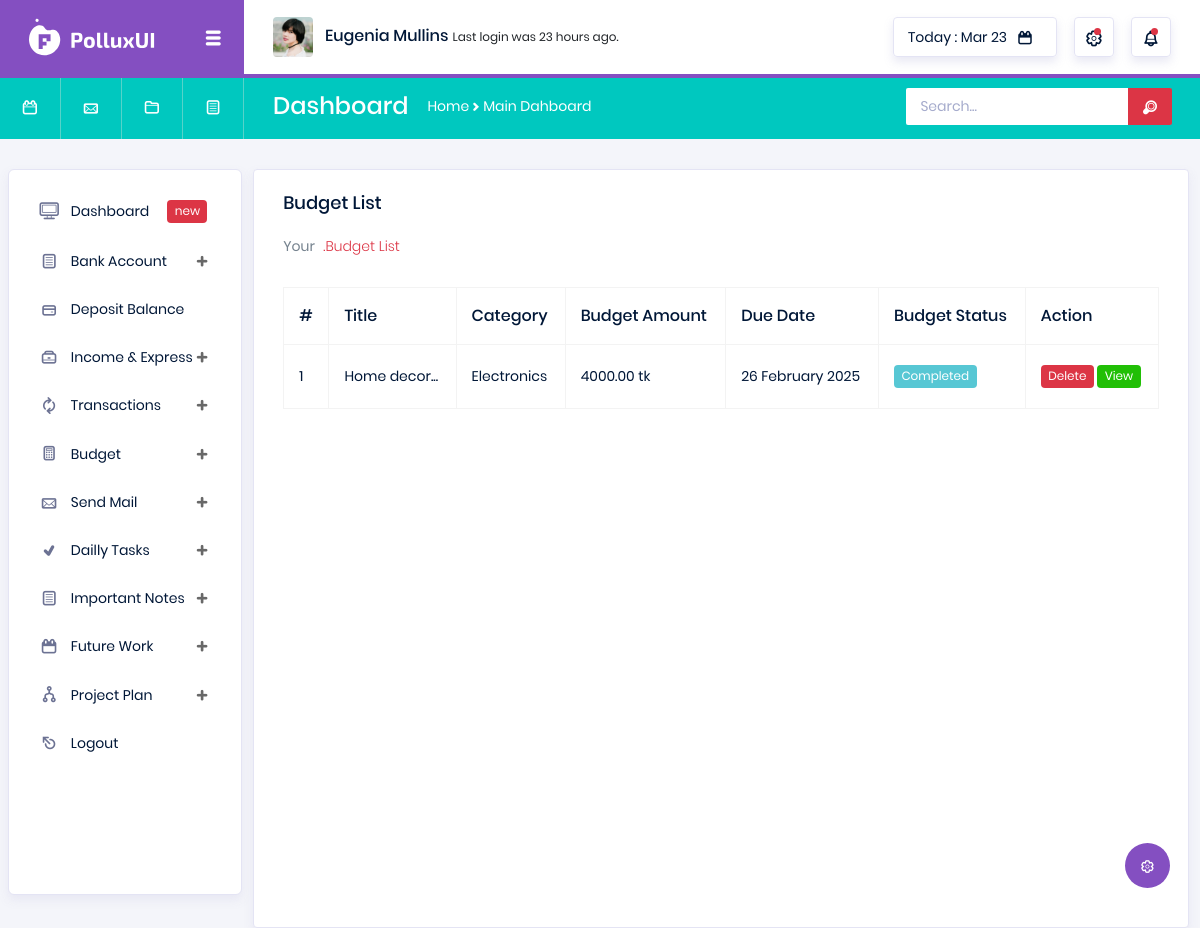
The app's page /view-budget-list/ (signed in), older data.
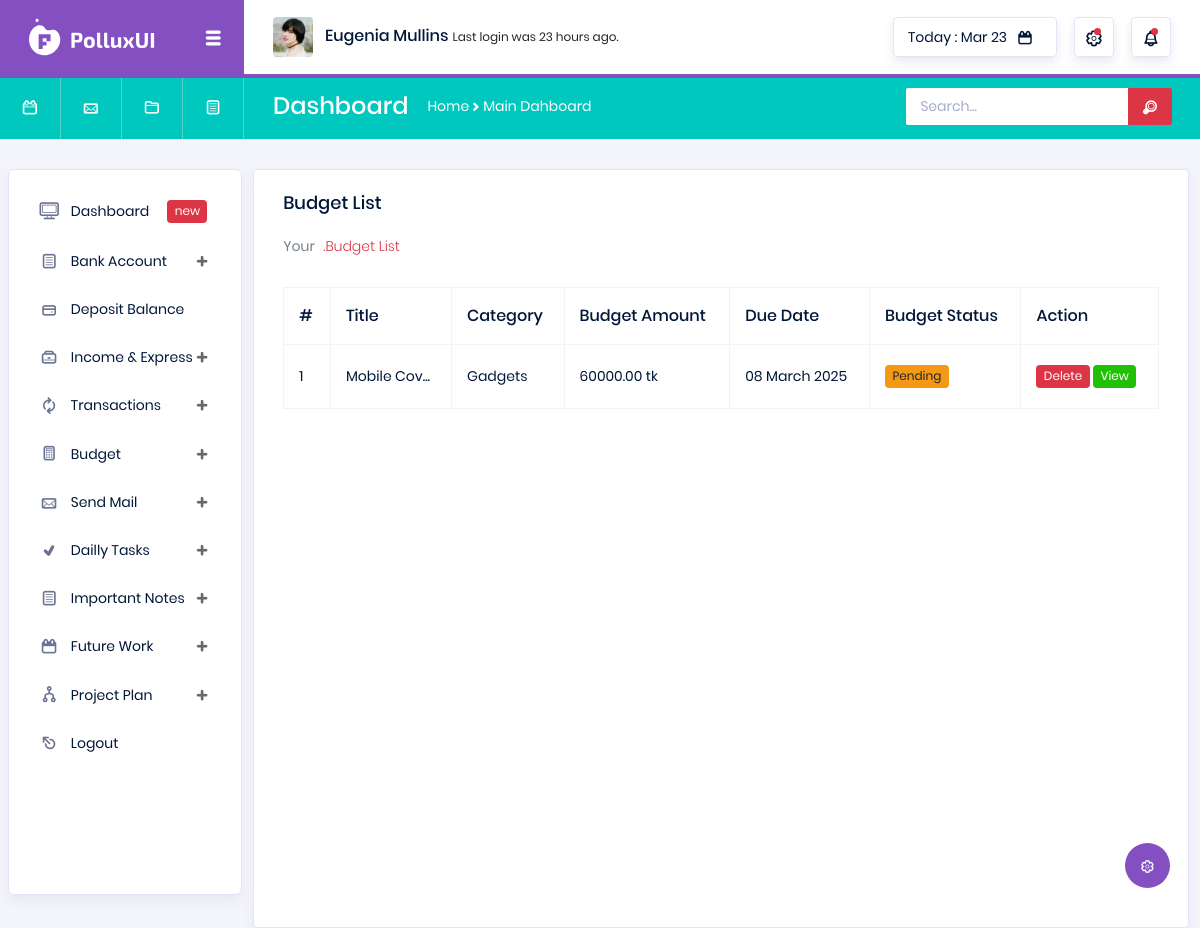
The same page, newer data.
### utils/models.py (models this page shows, shortened)
class Budget(models.Model):
    user = models.ForeignKey(User, on_delete=models.CASCADE)
    title = models.CharField(max_length=255)
    category = models.ForeignKey(BudgetCategory, on_delete=models.CASCADE)
    amount = models.DecimalField(max_digits=10, decimal_places=2)
    due_date = models.DateField()
    is_completed = models.BooleanField(default=False)
    created_at = models.DateTimeField(auto_now_add=True)

class BudgetCategory(models.Model):
    user = models.ForeignKey(User, on_delete=models.CASCADE)
    cat_name = models.CharField(max_length=160)
    create_at = models.DateTimeField(auto_now_add=True)

### utils/views.py (the view)
# urls.py: path('view-budget-list/', views.view_budget, name='view_budget'),
@login_required
def view_budget(request):
    user = request.user
    try:
        budgets = Budget.objects.filter(user=user)
    except Exception as e:
        messages.warning(request, 'something wrong!')
        return redirect('utils:view_budget')
    return render(request, 'utils/budget_list.html', context={'budgets':budgets})

### templates/utils/budget_list.html (shortened to what this page needs)
{% extends 'base.html' %}
{% load static %}
{% block body %}
<div class="col-lg-12 grid-margin stretch-card">
  <div class="card">
    <div class="card-body">
      <h4 class="card-title">Budget List</h4>
      <p class="card-description">
        Your <code>.Budget List</code>
      </p>
      <div class="table-responsive pt-3">
        <table class="table table-bordered">
          <thead>
            <tr>
              <th>
                #
              </th>
              <th>
                Title
              </th>
              <th>
                Category
              </th>
              <th>
                Budget Amount
              </th>
              <th>
                Due Date
              </th>
              <th>
                Budget Status
              </th>
              <th>
                Action
              </th>
            </tr>
          </thead>
          <tbody>
            {% for budget in budgets %}
            <tr>
              <td>
                {{forloop.counter}}
              </td>
              <td>
                {{budget.title|slice:10}}...
              </td>
              <td>
                {{budget.category.cat_name}}
              </td>
              <td>
                {{budget.amount}} tk
              </td>
              <td>
                {{budget.due_date|date:"d F Y"}}
              </td>
              <td>
                {% if budget.is_completed %}
                <span class="badge" style="background-color: #57c7d4; color: white;">Completed</span>
                {% else %}
                <span class="badge badge-warning">Pending</span>
                {% endif %}
              </td>
              <td>
                <span class="badge badge-danger" style="cursor: pointer" onclick="deleteConfirmation({{budget.id}}, 'budget')" data-toggle="modal" data-target="#exampleModal">Delete</span>
                <a href="" class="badge badge-success" data-toggle="modal"
                  data-target="#exampleModalCenter{{ budget.id }}">View</a>
              </td>
            </tr>
            {% endfor %}
          </tbody>
        </table>
      </div>
    </div>
  </div>
</div>
{% endblock %}

### templates/base.html (shortened to what this page needs)
<!DOCTYPE html>
{% load static %}
<html lang="en">
<head>
  <link rel="stylesheet" href="{% static 'vendors/typicons/typicons.css' %}">
  <link rel="stylesheet" href="{% static 'vendors/css/vendor.bundle.base.css' %}">
  <link rel="stylesheet" href="{% static 'css/vertical-layout-light/style.css' %}">
</head>
<body>
  <div class="container-scroller">
    {% include 'shared/navbar.html' %}
    {% include 'shared/header.html' %}
    <div class="container-fluid page-body-wrapper">
      <div class="theme-setting-wrapper">
        <div id="settings-trigger"><i class="typcn typcn-cog-outline"></i></div>
      </div>
      {% include 'shared/sidebar.html' %}
      <div class="main-panel">
        {% block body %}
        {% endblock %}
      </div>
    </div>
  </div>
</body>
</html>

### templates/shared/navbar.html (shortened to what this page needs)
{% load static %}
<nav class="navbar col-lg-12 col-12 p-0 fixed-top d-flex flex-row">
    <div class="navbar-brand-wrapper d-flex justify-content-center">
      <div class="navbar-brand-inner-wrapper d-flex justify-content-between align-items-center w-100">
        <a class="navbar-brand brand-logo" href="index.html"><img src="{% static 'images/logo.svg' %}" alt="logo"/></a>
        <button class="navbar-toggler navbar-toggler align-self-center" type="button" data-toggle="minimize">
          <span class="typcn typcn-th-menu"></span>
        </button>
      </div>
    </div>
    <div class="navbar-menu-wrapper d-flex align-items-center justify-content-end">
      <ul class="navbar-nav mr-lg-2">
        <li class="nav-item nav-profile dropdown">
          <a class="nav-link" href="#" data-toggle="dropdown" id="profileDropdown">
            <img src="{% static 'images/faces/face5.jpg' %}" alt="profile"/>
            <span class="nav-profile-name">Eugenia Mullins</span>
          </a>
        </li>
        <li class="nav-item nav-user-status dropdown">
            <p class="mb-0">Last login was 23 hours ago.</p>
        </li>
      </ul>
      <ul class="navbar-nav navbar-nav-right">
        <li class="nav-item nav-date dropdown">
          <a class="nav-link d-flex justify-content-center align-items-center" href="javascript:;">
            <h6 class="date mb-0">Today : Mar 23</h6>
            <i class="typcn typcn-calendar"></i>
          </a>
        </li>
        <li class="nav-item dropdown">
          <a class="nav-link count-indicator dropdown-toggle d-flex justify-content-center align-items-center" id="messageDropdown" href="#" data-toggle="dropdown">
            <i class="typcn typcn-cog-outline mx-0"></i>
            <span class="count"></span>
          </a>
        </li>
        <li class="nav-item dropdown mr-0">
          <a class="nav-link count-indicator dropdown-toggle d-flex align-items-center justify-content-center" id="notificationDropdown" href="#" data-toggle="dropdown">
            <i class="typcn typcn-bell mx-0"></i>
            <span class="count"></span>
          </a>
        </li>
      </ul>
    </div>
  </nav>

### templates/shared/header.html
<nav class="navbar-breadcrumb col-xl-12 col-12 d-flex flex-row p-0">
    <div class="navbar-links-wrapper d-flex align-items-stretch">
      <div class="nav-link">
        <a href="javascript:;"><i class="typcn typcn-calendar-outline"></i></a>
      </div>
      <div class="nav-link">
        <a href="javascript:;"><i class="typcn typcn-mail"></i></a>
      </div>
      <div class="nav-link">
        <a href="javascript:;"><i class="typcn typcn-folder"></i></a>
      </div>
      <div class="nav-link">
        <a href="javascript:;"><i class="typcn typcn-document-text"></i></a>
      </div>
    </div>
    <div class="navbar-menu-wrapper d-flex align-items-center justify-content-end">
      <ul class="navbar-nav mr-lg-2">
        <li class="nav-item ml-0">
          <h4 class="mb-0">Dashboard</h4>
        </li>
        <li class="nav-item">
          <div class="d-flex align-items-baseline">
            <p class="mb-0">Home</p>
            <i class="typcn typcn-chevron-right"></i>
            <p class="mb-0">Main Dahboard</p>
          </div>
        </li>
      </ul>
      <ul class="navbar-nav navbar-nav-right">
        <li class="nav-item nav-search d-none d-md-block mr-0">
          <div class="input-group">
            <input type="text" class="form-control" placeholder="Search..." aria-label="search" aria-describedby="search">
            <div class="input-group-prepend">
              <span class="input-group-text" id="search">
                <i class="typcn typcn-zoom"></i>
              </span>
            </div>
          </div>
        </li>
      </ul>
    </div>
  </nav>

### templates/shared/sidebar.html (shortened to what this page needs)
{% load static %}
<nav class="sidebar sidebar-offcanvas" id="sidebar">
    <ul class="nav">
      <li class="nav-item">
        <a class="nav-link" href="/">
          <i class="typcn typcn-device-desktop menu-icon"></i>
          <span class="menu-title">Dashboard</span>
          <div class="badge badge-danger">new</div>
        </a>
      </li>
      <li class="nav-item">
        <a class="nav-link" data-toggle="collapse" href="#ui-basic2" aria-expanded="false" aria-controls="ui-basic2">
          <i class="typcn typcn-document-text menu-icon"></i>
          <span class="menu-title">Bank Account</span>
          <i class="menu-arrow"></i>
        </a>
      </li>
      <li class="nav-item">
        <a class="nav-link" href="{% url 'transaction:deposit_blance' %}">
          <i class="typcn typcn-credit-card menu-icon"></i>
          <span class="menu-title">Deposit Balance</span>
        </a>
      </li>
      <li class="nav-item">
        <a class="nav-link" data-toggle="collapse" href="#form-elements" aria-expanded="false" aria-controls="form-elements">
          <i class="typcn typcn-briefcase menu-icon"></i>
          <span class="menu-title">Income & Express</span>
          <i class="menu-arrow"></i>
        </a>
      </li>
      <li class="nav-item">
        <a class="nav-link" data-toggle="collapse" href="#ui-basic" aria-expanded="false" aria-controls="ui-basic">
          <i class="typcn typcn-arrow-sync menu-icon"></i>
          <span class="menu-title">Transactions</span>
          <i class="menu-arrow"></i>
        </a>
      </li>
      <li class="nav-item">
        <a class="nav-link" data-toggle="collapse" href="#charts" aria-expanded="false" aria-controls="charts">
          <i class="typcn typcn-calculator menu-icon"></i>
          <span class="menu-title">Budget</span>
          <i class="menu-arrow"></i>
        </a>
      </li>
      <li class="nav-item">
        <a class="nav-link" data-toggle="collapse" href="#tables" aria-expanded="false" aria-controls="tables">
          <i class="typcn typcn-mail menu-icon"></i>
          <span class="menu-title">Send Mail</span>
          <i class="menu-arrow"></i>
        </a>
      </li>
      <li class="nav-item">
        <a class="nav-link" data-toggle="collapse" href="#icons" aria-expanded="false" aria-controls="icons">
          <i class="typcn typcn-tick menu-icon"></i>
          <span class="menu-title">Dailly Tasks</span>
          <i class="menu-arrow"></i>
        </a>
      </li>
      <li class="nav-item">
        <a class="nav-link" data-toggle="collapse" href="#auth" aria-expanded="false" aria-controls="auth">
          <i class="typcn typcn-document-text menu-icon"></i>
          <span class="menu-title">Important Notes</span>
          <i class="menu-arrow"></i>
        </a>
      </li>
      <li class="nav-item">
        <a class="nav-link" data-toggle="collapse" href="#Futureworkd" aria-expanded="false" aria-controls="Futureworkd">
          <i class="typcn typcn-calendar menu-icon"></i>
          <span class="menu-title">Future Work</span>
          <i class="menu-arrow"></i>
        </a>
      </li>
      <li class="nav-item">
        <a class="nav-link" data-toggle="collapse" href="#projectpln" aria-expanded="false" aria-controls="projectpln">
          <i class="typcn typcn-flow-merge menu-icon"></i>
          <span class="menu-title">Project Plan</span>
          <i class="menu-arrow"></i>
        </a>
      </li>
      <li class="nav-item">
        <a class="nav-link" href="{% url 'logout' %}">
          <i class="typcn typcn-eject menu-icon"></i>
          <span class="menu-title">Logout</span>
        </a>
      </li>
    </ul>
  </nav>

Row changes from the older to the newer data that the page shows:
removed Budget: title "Home decor", category.cat_name "Electronics", amount "4000.00", due_date "26 February 2025", is_completed "Completed"
added Budget: title "Mobile Cov", category.cat_name "Gadgets", amount "60000.00", due_date "08 March 2025", is_completed "Pending"
